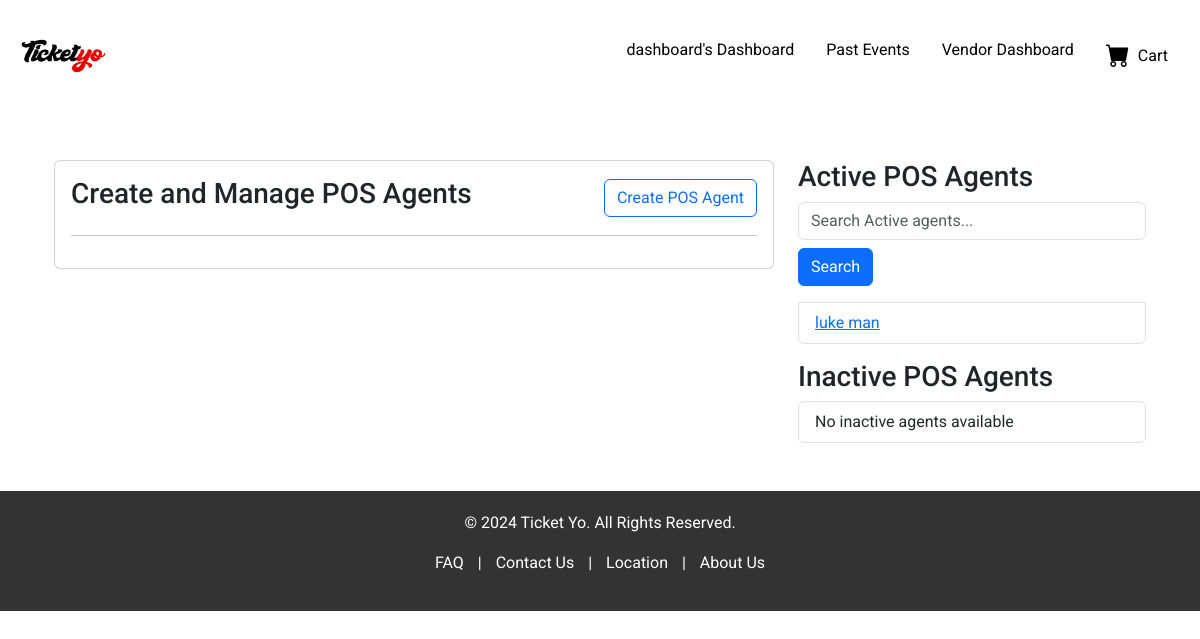
The app's page /pos/manage_agents/ (signed in), older data.
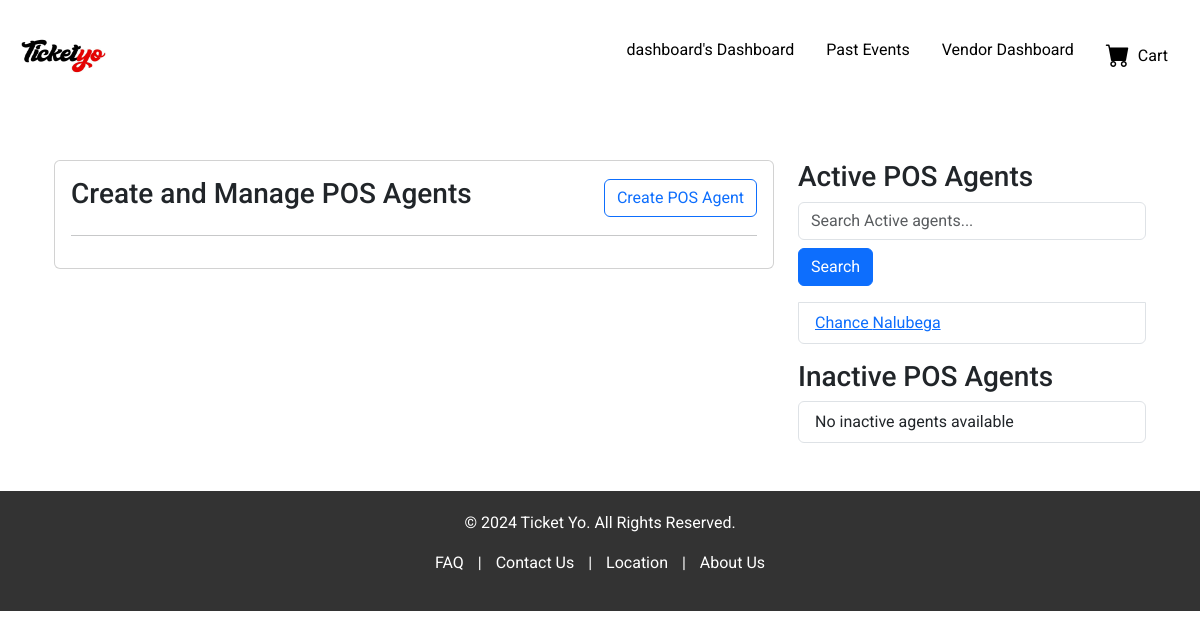
The same page, newer data.
### vendors/models.py (models this page shows, shortened)
class Vendor(AbstractBaseUser, PermissionsMixin):
    username = models.CharField(max_length=30, unique=True)
    email = models.EmailField(unique=True)
    first_name = models.CharField(max_length=30)
    last_name = models.CharField(max_length=30)
    storename = models.CharField(max_length=50)
    store_phone = models.CharField(max_length=15)
    verification_code = models.CharField(max_length=6, null=True, blank=True)
    verification_code_created_at = models.DateTimeField(null=True, blank=True)
    is_active = models.BooleanField(default=True)
    is_admin = models.BooleanField(default=False)
    is_superuser = models.BooleanField(default=False)
    is_staff = models.BooleanField(default=False)
    is_vendor = models.BooleanField(default=True)
    objects = VendorManager()
    USERNAME_FIELD = 'username'
    REQUIRED_FIELDS = ['email', 'first_name', 'last_name', 'storename', 'store_phone']

### pos/models.py (models this page shows, shortened)
class POSAgent(AbstractBaseUser):
    username = models.CharField(max_length=255, unique=True)
    first_name = models.CharField(max_length=100)
    last_name = models.CharField(max_length=100)
    email = models.EmailField(unique=True)
    vendor = models.ForeignKey(Vendor, on_delete=models.CASCADE, related_name='pos_agents')
    assigned_events = models.ManyToManyField(Event, related_name='assigned_agents')
    is_active = models.BooleanField(default=True)
    is_posagent = models.BooleanField(default=True)
    objects = POSAgentManager()
    USERNAME_FIELD = 'username'
    REQUIRED_FIELDS = ['username', 'first_name', 'last_name']

### pos/views.py (the view, shortened to what this page needs)
# urls.py: path('manage_agents/', manage_pos_agents, name='manage_pos_agents'),
@login_required
def manage_pos_agents(request):
    vendor = Vendor.objects.get(username=request.user.username)
    search_query = request.GET.get('search', '')
    active_agents = vendor.pos_agents.filter(is_active=True)
    inactive_agents = vendor.pos_agents.filter(is_active=False)
    context = {
        'vendor': vendor,
        'active_agents': active_agents,
        'inactive_agents': inactive_agents,
        'search_query': search_query,
    }
    return render(request, 'pos/manage_agents.html', context)

### templates/pos/manage_agents.html
{% extends 'frontend/base.html' %}
{% block content %}
<div class="container mt-5">
    <div class="row">
        <div class="col-md-8">
            <div class="card">
                <div class="card-body">
                    <div class="d-flex justify-content-between align-items-center">
                        <h3>Create and Manage POS Agents</h3>
                        <a href="{% url 'create_pos_agent' %}" class="btn btn-outline-primary">Create POS Agent</a>
                    </div>
                    <hr>
                </div>
            </div>
        </div>
        <div class="col-md-4">
            <h3>Active POS Agents</h3>
            <ul class="list-group mb-3">
            <form method="GET" class="mb-3">
                <input type="text" name="search" class="form-control" placeholder="Search Active agents..." value="{{ search_query }}">
                <button type="submit" class="btn btn-primary mt-2">Search</button>
            </form>
                {% for agent in active_agents %}
                <li class="list-group-item">
                    <a href="{% url 'agent_detail' agent.id %}">{{ agent.first_name }} {{ agent.last_name }}</a><br>
                </li>
                {% empty %}
                <li class="list-group-item">No active agents available</li>
                {% endfor %}
            </ul>
            <h3>Inactive POS Agents</h3>
            <ul class="list-group">
                {% for agent in inactive_agents %}
                <li class="list-group-item">
                    <a href="{% url 'agent_detail' agent.id %}">{{ agent.first_name }} {{ agent.last_name }} - {{ agent.username }}</a><br>
                    <strong>Assigned Events:</strong>
                    <ul>
                        {% for event in agent.assigned_events.all %}
                        <li>{{ event.title }}</li>
                        {% empty %}
                        <li>No events assigned</li>
                        {% endfor %}
                    </ul>
                </li>
                {% empty %}
                <li class="list-group-item">No inactive agents available</li>
                {% endfor %}
            </ul>
        </div>
    </div>
</div>
{% endblock %}

### templates/frontend/base.html (shortened to what this page needs)
{% load static %}
<!DOCTYPE html>
<html lang="en">
<head>
    <link href="https://cdn.jsdelivr.net/npm/bootstrap@5.3.0/dist/css/bootstrap.min.css" rel="stylesheet">
    <link rel="stylesheet" href="{% static 'frontend/styles.css' %}">
    <link href="https://cdn.jsdelivr.net/npm/bootstrap-icons@1.10.5/font/bootstrap-icons.css" rel="stylesheet">
</head>
<body>
<header id="main-header" class="header p-3 d-flex justify-content-between align-items-center">
    <div class="d-flex align-items-center">
        <div class="logo">
            <img src="{% static 'frontend/logo.jpg' %}" alt="Logo" style="height: 80px; width: 100px;">
        </div>
    </div>
    <nav>
        <ul class="nav">
            {% if user.is_authenticated %}
                <li class="nav-item">
                    <a href="{% url 'all_events' %}" class="nav-link text-black">{{ user.username }}'s Dashboard</a>
                </li>
            {% else %}
                <li class="nav-item">
                    <a href="{% url 'all_events' %}" class="nav-link text-black">Dashboard</a>
                </li>
            {% endif %}
            <li class="nav-item">
                <a href="{% url 'past_events' %}" class="nav-link text-black">Past Events</a>
            </li>
            {% if user.is_authenticated and user.is_vendor %}
                <li class="nav-item">
                    <a href="{% url 'dashboard' %}" class="nav-link text-black">Vendor Dashboard</a>
                </li>
            {% endif %}
            <li class="nav-item">
                <a href="{% url 'view_cart' %}" class="nav-link text-black d-flex align-items-center">
                    <i class="bi bi-cart-fill fs-4 me-2" style="color: black;"></i> Cart
                </a>
            </li>
        </ul>
    </nav>
</header>
    <div class="container main-content">
        {% block content %}{% endblock %}
    </div>
    <footer class="footer mt-5">
        <p>&copy; 2024 Ticket Yo. All Rights Reserved.</p>
        <p>
            <a href="#">FAQ</a> |
            <a href="#">Contact Us</a> |
            <a href="#">Location</a> |
            <a href="#">About Us</a>
        </p>
    </footer>
</body>
</html>

### static/frontend/styles.css (style rules this page uses)
body { font-family: 'Roboto', sans-serif; }
.header { background-color: white; color: white; }
.footer { background-color: #333; color: white; padding: 20px 0; text-align: center; }
.footer a { color: white; text-decoration: none; margin: 0 10px; }

Row changes from the older to the newer data that the page shows:
removed POSAgent: first_name "luke", last_name "man"
added POSAgent: first_name "Chance", last_name "Nalubega"
